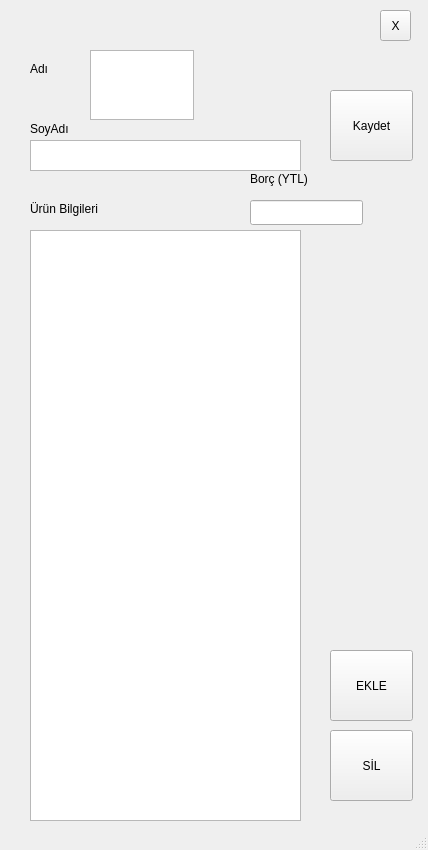
<?xml version="1.0" encoding="UTF-8"?>
<ui version="4.0">
 <class>MusteriGirisi</class>
 <widget class="QMainWindow" name="MusteriGirisi">
  <property name="geometry">
   <rect>
    <x>0</x>
    <y>0</y>
    <width>428</width>
    <height>850</height>
   </rect>
  </property>
  <property name="windowTitle">
   <string>AnaForm</string>
  </property>
  <widget class="QWidget" name="centralwidget">
   <widget class="QPushButton" name="btnEkle">
    <property name="geometry">
     <rect>
      <x>330</x>
      <y>650</y>
      <width>83</width>
      <height>71</height>
     </rect>
    </property>
    <property name="text">
     <string>EKLE</string>
    </property>
   </widget>
   <widget class="QPushButton" name="btnSil">
    <property name="geometry">
     <rect>
      <x>330</x>
      <y>730</y>
      <width>83</width>
      <height>71</height>
     </rect>
    </property>
    <property name="text">
     <string>SİL</string>
    </property>
   </widget>
   <widget class="QTextEdit" name="txtSoyad">
    <property name="geometry">
     <rect>
      <x>30</x>
      <y>140</y>
      <width>271</width>
      <height>31</height>
     </rect>
    </property>
   </widget>
   <widget class="QLabel" name="label">
    <property name="geometry">
     <rect>
      <x>30</x>
      <y>60</y>
      <width>62</width>
      <height>17</height>
     </rect>
    </property>
    <property name="text">
     <string>Adı</string>
    </property>
   </widget>
   <widget class="QLabel" name="label_2">
    <property name="geometry">
     <rect>
      <x>30</x>
      <y>200</y>
      <width>161</width>
      <height>17</height>
     </rect>
    </property>
    <property name="text">
     <string>Ürün Bilgileri</string>
    </property>
   </widget>
   <widget class="QLabel" name="label_4">
    <property name="geometry">
     <rect>
      <x>30</x>
      <y>120</y>
      <width>62</width>
      <height>17</height>
     </rect>
    </property>
    <property name="text">
     <string>SoyAdı</string>
    </property>
   </widget>
   <widget class="QTableWidget" name="tbwMusteriUrun">
    <property name="geometry">
     <rect>
      <x>30</x>
      <y>230</y>
      <width>271</width>
      <height>591</height>
     </rect>
    </property>
   </widget>
   <widget class="QPushButton" name="btnKaydet">
    <property name="geometry">
     <rect>
      <x>330</x>
      <y>90</y>
      <width>83</width>
      <height>71</height>
     </rect>
    </property>
    <property name="text">
     <string>Kaydet</string>
    </property>
   </widget>
   <widget class="QToolButton" name="btnClose">
    <property name="geometry">
     <rect>
      <x>380</x>
      <y>10</y>
      <width>31</width>
      <height>31</height>
     </rect>
    </property>
    <property name="text">
     <string>X</string>
    </property>
   </widget>
   <widget class="QTextEdit" name="txtAdi">
    <property name="geometry">
     <rect>
      <x>90</x>
      <y>50</y>
      <width>104</width>
      <height>70</height>
     </rect>
    </property>
   </widget>
   <widget class="QLineEdit" name="txtBorc">
    <property name="geometry">
     <rect>
      <x>250</x>
      <y>200</y>
      <width>113</width>
      <height>25</height>
     </rect>
    </property>
   </widget>
   <widget class="QLabel" name="lblBirimFiyat">
    <property name="geometry">
     <rect>
      <x>250</x>
      <y>170</y>
      <width>181</width>
      <height>17</height>
     </rect>
    </property>
    <property name="text">
     <string>Borç (YTL)</string>
    </property>
   </widget>
  </widget>
  <widget class="QMenuBar" name="menubar">
   <property name="geometry">
    <rect>
     <x>0</x>
     <y>0</y>
     <width>428</width>
     <height>24</height>
    </rect>
   </property>
  </widget>
  <widget class="QStatusBar" name="statusbar"/>
 </widget>
 <resources/>
 <connections/>
</ui>
